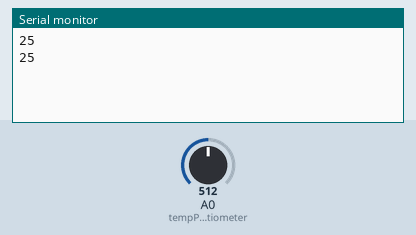
A sketch run on a simulated Arduino Uno, built with avr-gcc and run on an emulated ATmega328P. Parts: the last lines printed to the serial monitor. Inputs (shaded band) come from the test bench; at power-on: A0 (tempPotentiometer) = 512.

Above: at 1.8 s.
1.9 s: A0 (tempPotentiometer) set to 716
At 2.8 s:
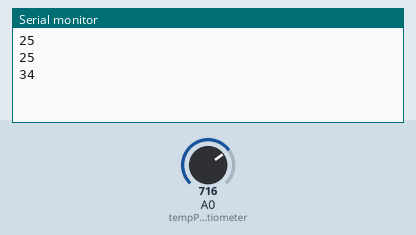
3.4 s: A0 (tempPotentiometer) set to 900
At 4.4 s:
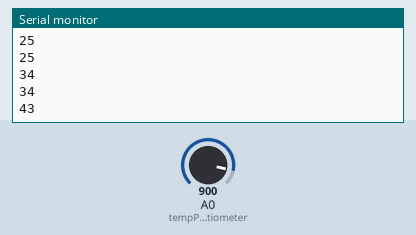
Timing chart, 0 to 6.4 s (numbered marks = the images above; inputs shaded):
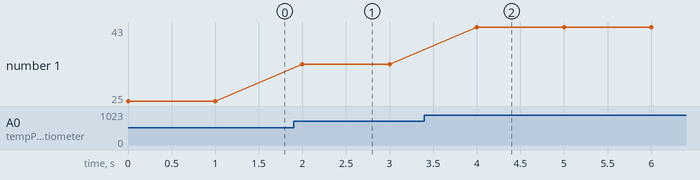

The sketch:

temperature.ino
```cpp
// Declaring all used pins here
int tempPotentiometer = A0;
//int fan = 8;
int celsius = 0;

////DC Motor/Fan Operation Setup
//void fanOn(){
//  digitalWrite(fan, HIGH);
//}
//void fanOff(){
//  digitalWrite(fan, LOW);
//}

void setup()
{
//  pinMode(fan, OUTPUT);
  pinMode(tempPotentiometer, INPUT);
  Serial.begin(9600);
}

void loop(){
  // Temperature Boundaries and Calculation
  //map(variable, from min value, from max value, to min value, to max value)
  // celsius is capped at 50 degrees and min of 0 degrees
  celsius = map(((analogRead(A0))), 0, 1023, 0, 50);

  Serial.println(celsius);

//  if( celsius<= 22){
//    fanOff();
//  }
//  else if(celsius >= 23 && celsius <= 27){
//    fanOff();
//  }
//  else if(celsius > 27){
//    fanOn();
//  }
//  else{
//    Serial.println("00");
//  }
  delay(1000); // Give delay of 1 seconds before next value posted to Serial Monitor
}
```

Measured:
- after the input at 1.9 s, the serial monitor: prints a new line after 0.10 s (image 1)
- after the input at 3.4 s, the serial monitor: prints a new line after 0.60 s (image 2)
- plotted number 1: 25 → 34 after the input at 1.9 s, 34 → 43 after the input at 3.4 s
